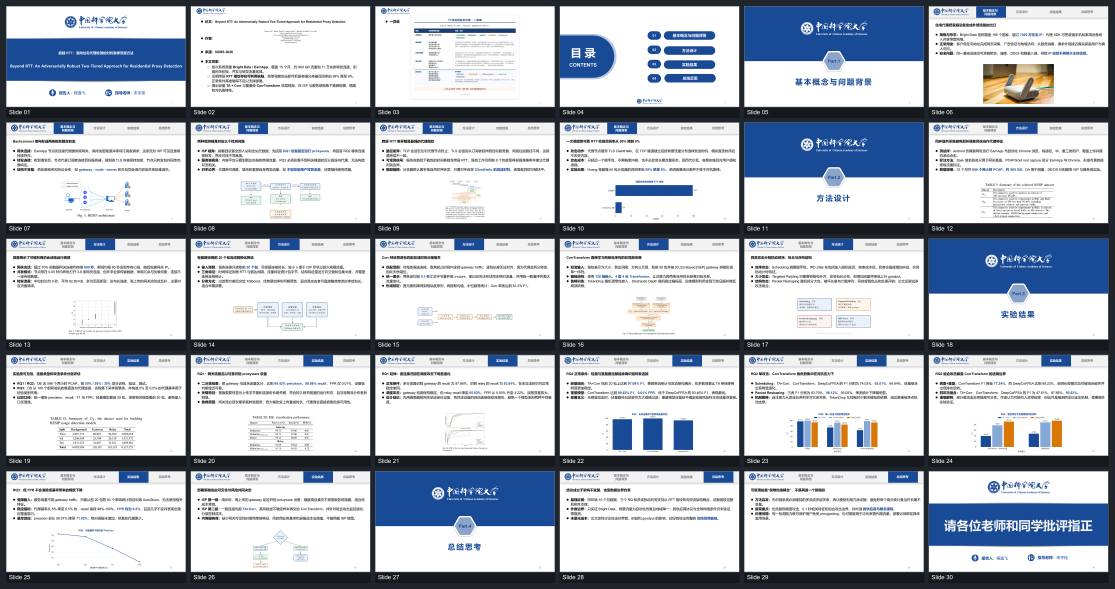
#> input picture examples/gallery/beyond-rtt-overview.png, 4458 x 2355 px (shown at 1/4 size)
$ python make_contact_sheet.py ../../../examples/gallery --output out.png
#> lines starting #> are read from the running program, lines starting #| are printed output that depends on the picture
#!/usr/bin/env python3
"""Combine rendered slide images into one high-resolution overview PNG."""

from __future__ import annotations

import argparse
import math
import re
from pathlib import Path

from PIL import Image, ImageDraw, ImageFont, ImageOps


IMAGE_SUFFIXES = {".png", ".jpg", ".jpeg", ".webp"}


def natural_key(path: Path) -> list[object]:
    return [int(part) if part.isdigit() else part.lower() for part in re.split(r"(\d+)", path.name)]


def collect_images(input_dir: Path) -> list[Path]:
    images = [path for path in input_dir.iterdir() if path.is_file() and path.suffix.lower() in IMAGE_SUFFIXES]
    return sorted(images, key=natural_key)


def auto_columns(count: int) -> int:
    if count <= 12:
        return 4
    if count <= 24:
        return 5
    return 6


def load_font(size: int) -> ImageFont.ImageFont:
    for candidate in ("arial.ttf", "msyh.ttc", "DejaVuSans.ttf"):
        try:
            return ImageFont.truetype(candidate, size=size)
        except OSError:
            continue
    return ImageFont.load_default()


def build_contact_sheet(
    image_paths: list[Path],
    output_path: Path,
    columns: int = 0,
    thumb_width: int = 720,
    start_index: int = 1,
) -> dict[str, int]:
#> called with columns = 0, thumb_width = 720, start_index = 1
    if not image_paths:
        raise ValueError("no rendered slide images found")
    columns = columns or auto_columns(len(image_paths))
    if not 1 <= columns <= 10:
        raise ValueError("columns must be between 1 and 10")
    if not 320 <= thumb_width <= 1200:
        raise ValueError("thumb_width must be between 320 and 1200")

    thumb_height = round(thumb_width * 9 / 16)
    label_height = 42
    gap = 18
    margin = 24
    rows = math.ceil(len(image_paths) / columns)
    cell_height = thumb_height + label_height
    width = margin * 2 + columns * thumb_width + (columns - 1) * gap
    height = margin * 2 + rows * cell_height + (rows - 1) * gap
    canvas = Image.new("RGB", (width, height), "#20252C")
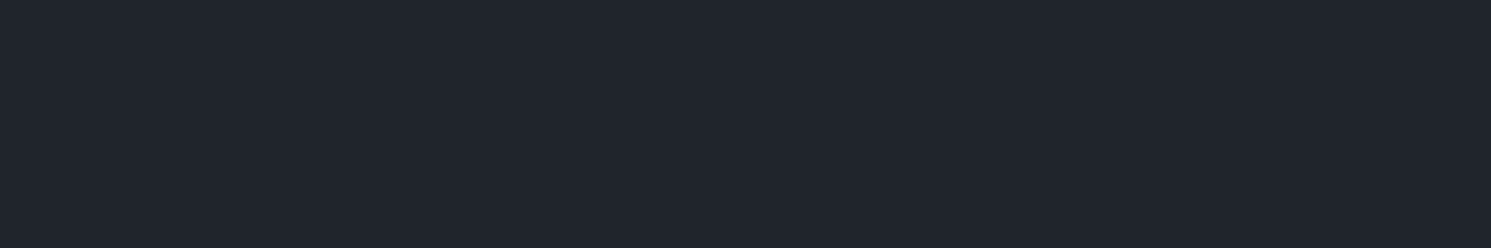
#> canvas: PIL image 2982x495 RGB (shown at 1/2 size); mean R, G, B 32, 37, 44
    draw = ImageDraw.Draw(canvas)
    label_font = load_font(24)

    for index, path in enumerate(image_paths):
        row, column = divmod(index, columns)
        x = margin + column * (thumb_width + gap)
        y = margin + row * (cell_height + gap)
        with Image.open(path) as source:
#> source is the input picture: PIL image 4458x2355 RGB; mean R, G, B 182.4, 188.3, 197.3
            slide = source.convert("RGB")
            fitted = ImageOps.contain(slide, (thumb_width, thumb_height), Image.Resampling.LANCZOS)
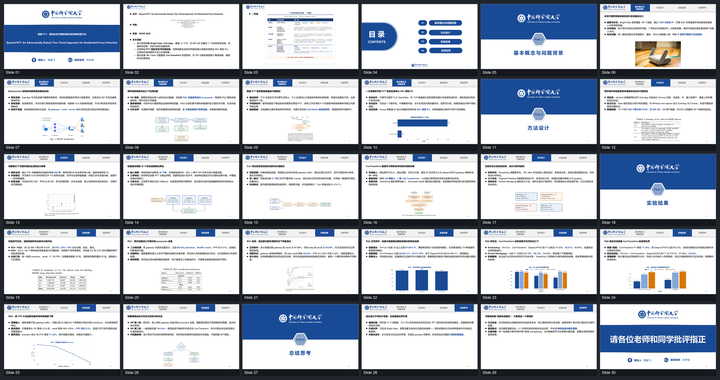
#> fitted: PIL image 720x380 RGB; mean R, G, B 181.8, 187.7, 196.8
        frame = Image.new("RGB", (thumb_width, thumb_height), "white")
#> frame: PIL image 720x405 RGB; every value is 255
        paste_x = (thumb_width - fitted.width) // 2
#> paste_x = 0
        paste_y = (thumb_height - fitted.height) // 2
#> paste_y = 12
        frame.paste(fitted, (paste_x, paste_y))
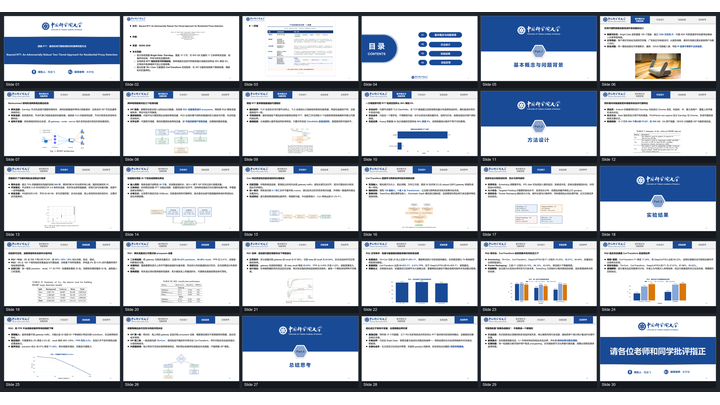
#> frame: PIL image 720x405 RGB; mean R, G, B 186.3, 191.9, 200.4
        canvas.paste(frame, (x, y))
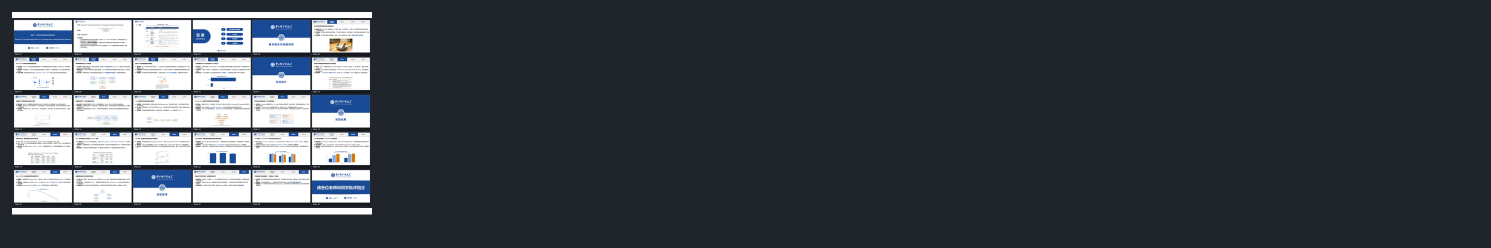
#> canvas: PIL image 2982x495 RGB (shown at 1/2 size); mean R, G, B 62.5, 67.6, 74.9
        draw.rectangle((x, y + thumb_height, x + thumb_width, y + cell_height), fill="#15191E")
        draw.text(
            (x + 12, y + thumb_height + 6),
            f"Slide {start_index + index:02d}",
            font=label_font,
            fill="white",
        )
        draw.rectangle((x, y, x + thumb_width - 1, y + thumb_height - 1), outline="#66717E", width=2)
#> pass 2 of the loop in build_contact_sheet, `for index, path in enumerate(image_paths):`:
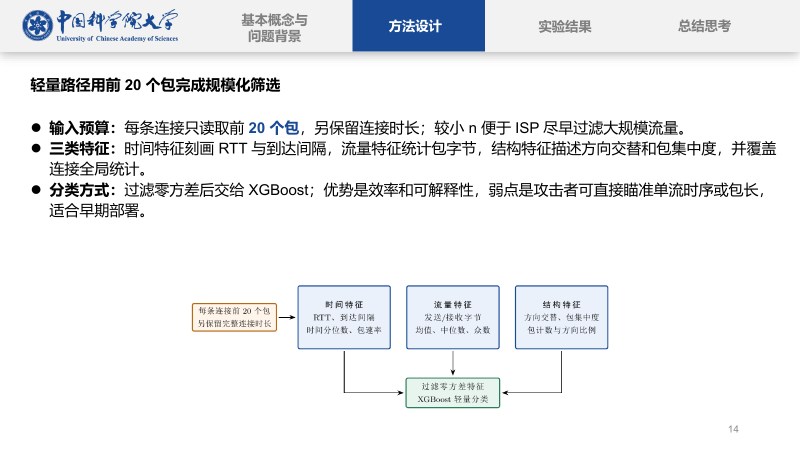
#> input picture examples/gallery/beyond-rtt-tikz.png, 1600 x 900 px (shown at 1/2 size)
#> in build_contact_sheet, source is the input picture: PIL image 1600x900 RGB; mean R, G, B 236.1, 237.7, 239.8
#> in build_contact_sheet, `fitted = ImageOps.contain(slide, (thumb_width, thumb_height), Image.Re..`:
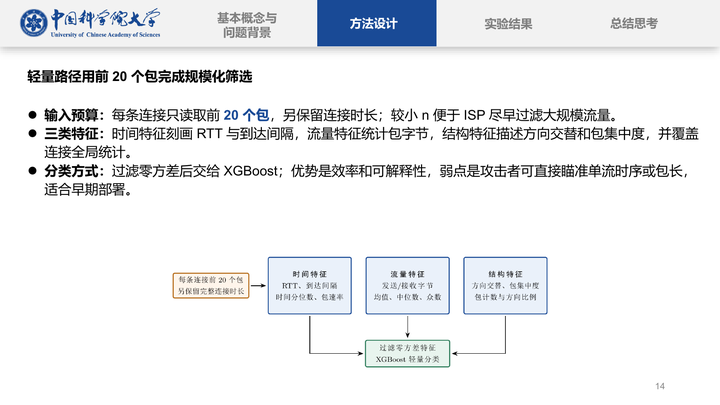
#> fitted: PIL image 720x405 RGB; mean R, G, B 235.6, 237.3, 239.4
#> in build_contact_sheet, `canvas.paste(frame, (x, y))`:
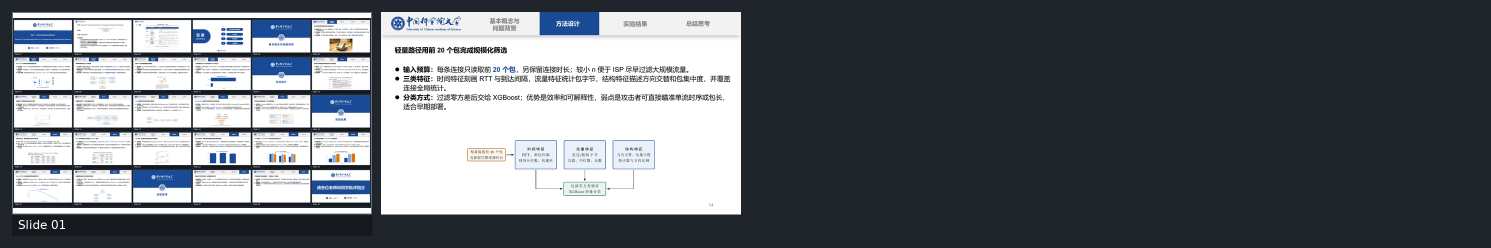
#> canvas: PIL image 2982x495 RGB (shown at 1/2 size); mean R, G, B 102.3, 106.8, 113.1

    output_path.parent.mkdir(parents=True, exist_ok=True)
    canvas.save(output_path, format="PNG", optimize=True)
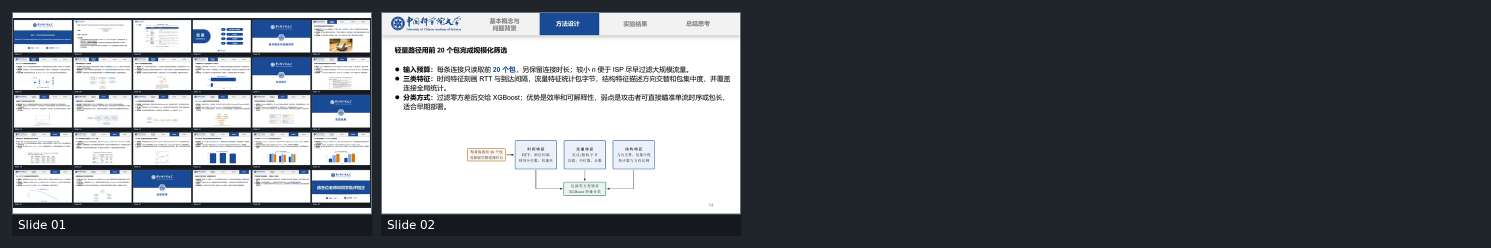
#> saved as out.png: PIL image 2982x495 RGB (shown at 1/2 size); mean R, G, B 101.8, 106.2, 112.5
    return {"slides": len(image_paths), "columns": columns, "rows": rows, "width": width, "height": height}


def main() -> int:
    parser = argparse.ArgumentParser(description=__doc__)
    parser.add_argument("input_dir", type=Path)
    parser.add_argument("-o", "--output", type=Path, required=True)
    parser.add_argument("--columns", type=int, default=0, help="0 selects 4-6 columns automatically")
    parser.add_argument("--thumb-width", type=int, default=720)
    args = parser.parse_args()
    try:
        paths = collect_images(args.input_dir)
        result = build_contact_sheet(paths, args.output, args.columns, args.thumb_width)
    except (OSError, ValueError) as exc:
        print(f"ERROR: {exc}")
        return 1
    print(
        f"Contact sheet: {args.output} | {result['slides']} slides | "
        f"{result['columns']}x{result['rows']} | {result['width']}x{result['height']}"
    )
    return 0


if __name__ == "__main__":
    raise SystemExit(main())
#> (the program exits here)
